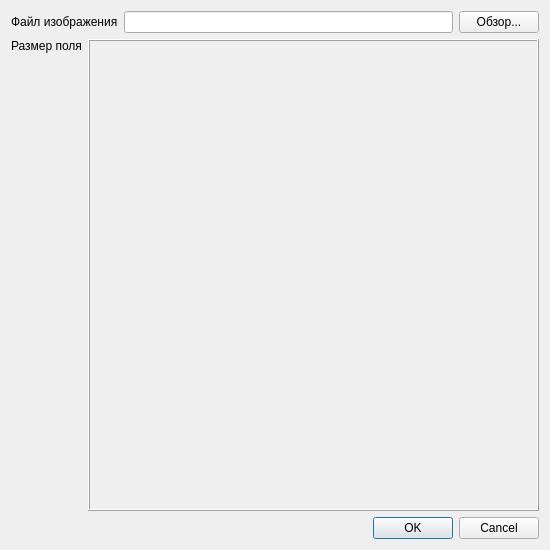
<?xml version="1.0" encoding="UTF-8"?>
<ui version="4.0">
 <class>ConfigurationDialog</class>
 <widget class="QDialog" name="ConfigurationDialog">
  <property name="geometry">
   <rect>
    <x>0</x>
    <y>0</y>
    <width>550</width>
    <height>550</height>
   </rect>
  </property>
  <property name="sizePolicy">
   <sizepolicy hsizetype="Fixed" vsizetype="Fixed">
    <horstretch>0</horstretch>
    <verstretch>0</verstretch>
   </sizepolicy>
  </property>
  <property name="windowTitle">
   <string>Dialog</string>
  </property>
  <layout class="QGridLayout" name="gridLayout">
   <item row="0" column="0">
    <layout class="QVBoxLayout" name="verticalLayout_3">
     <item>
      <layout class="QHBoxLayout" name="horizontalLayout">
       <item>
        <widget class="QLabel" name="label_2">
         <property name="text">
          <string>Файл изображения</string>
         </property>
        </widget>
       </item>
       <item>
        <widget class="QLineEdit" name="lineEdit"/>
       </item>
       <item>
        <widget class="QPushButton" name="browse_button">
         <property name="text">
          <string>Обзор...</string>
         </property>
        </widget>
       </item>
      </layout>
     </item>
     <item>
      <layout class="QHBoxLayout" name="horizontalLayout_2">
       <item>
        <layout class="QVBoxLayout" name="verticalLayout">
         <item>
          <widget class="QLabel" name="label">
           <property name="text">
            <string>Размер поля</string>
           </property>
          </widget>
         </item>
         <item>
          <spacer name="verticalSpacer">
           <property name="orientation">
            <enum>Qt::Vertical</enum>
           </property>
           <property name="sizeHint" stdset="0">
            <size>
             <width>20</width>
             <height>68</height>
            </size>
           </property>
          </spacer>
         </item>
        </layout>
       </item>
       <item>
        <layout class="QVBoxLayout" name="verticalLayout_2">
         <item>
          <widget class="PuzzleSizeWidget" name="frame">
           <property name="frameShape">
            <enum>QFrame::Box</enum>
           </property>
           <property name="frameShadow">
            <enum>QFrame::Raised</enum>
           </property>
          </widget>
         </item>
         <item>
          <widget class="QDialogButtonBox" name="buttonBox">
           <property name="orientation">
            <enum>Qt::Horizontal</enum>
           </property>
           <property name="standardButtons">
            <set>QDialogButtonBox::Cancel|QDialogButtonBox::Ok</set>
           </property>
          </widget>
         </item>
        </layout>
       </item>
      </layout>
     </item>
    </layout>
   </item>
  </layout>
 </widget>
 <customwidgets>
  <customwidget>
   <class>PuzzleSizeWidget</class>
   <extends>QFrame</extends>
   <header location="global">puzzlesizewidget.h</header>
   <container>1</container>
  </customwidget>
 </customwidgets>
 <resources/>
 <connections>
  <connection>
   <sender>buttonBox</sender>
   <signal>accepted()</signal>
   <receiver>ConfigurationDialog</receiver>
   <slot>accept()</slot>
   <hints>
    <hint type="sourcelabel">
     <x>248</x>
     <y>254</y>
    </hint>
    <hint type="destinationlabel">
     <x>157</x>
     <y>274</y>
    </hint>
   </hints>
  </connection>
  <connection>
   <sender>buttonBox</sender>
   <signal>rejected()</signal>
   <receiver>ConfigurationDialog</receiver>
   <slot>reject()</slot>
   <hints>
    <hint type="sourcelabel">
     <x>316</x>
     <y>260</y>
    </hint>
    <hint type="destinationlabel">
     <x>286</x>
     <y>274</y>
    </hint>
   </hints>
  </connection>
 </connections>
</ui>
